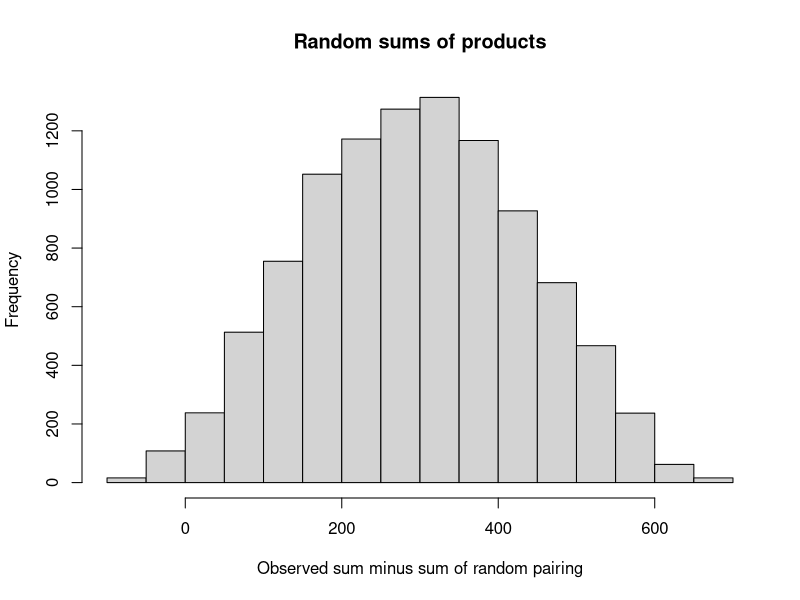

The R script that drew this image:
## ---- chunk 1
# Read the data file containing pig ration data.
ath_iq_df <- read.csv('data/athletic_iq.csv')
# Show the data frame.
ath_iq_df
## ---- chunk 2
# Turn athletic and IQ scores into vectors.
ath = ath_iq_df$athletic_score
iq = ath_iq_df$iq_score
## ---- chunk 3
# Multiply the two sets of scores together.
actual_prod <- ath * iq
# Sum the results — the "observed value."
actual_sum <- sum(actual_prod)
actual_sum
## ---- chunk 4
# Set the number of trials
n_trials <- 10000

# An empty array to store the trial results.
results <- numeric(n_trials)

# Do 10,000 experiments.
for (i in 1:n_trials) {
    # Shuffle the IQ scores so we can pair them against athletic scores.
    shuffled <- sample(iq)
    # Multiply the shuffled IQ scores by the athletic scores. (Note that we
    # could shuffle the athletic scores too but it would not achieve any
    # greater randomization, because shuffling one of the set of scores
    # already gives a random pairing between the sets of scores.
    fake_prod <- ath * shuffled
    # Sum the randomized multiplications.
    fake_sum <- sum(fake_prod)
    # Subtract the sum from the sum of the "observed" multiplication.
    diff <- actual_sum - fake_sum
    # Keep track of the result in results array.
    results[i] <- diff
    # End one trial, go back and repeat until 10000 trials are complete.
}

# Obtain a histogram of the trial results.
hist(results, breaks=25,
    main='Random sums of products',
    xlab='Observed sum minus sum of random pairing')
## ---- chunk 5
# Determine in how many trials the random sum of products was less than
# the observed sum of products.
k <- sum(results <= 0)
# Convert to a proportion.
kk <- k / n_trials
# Print the result.
message('Proportion of random pairings giving sum <= observed: ', kk)
